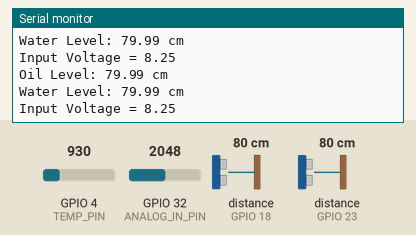
Recording of a program running on a simulated ESP32. Parts: the last lines printed to the serial monitor. Wiring (inferred from the names in the program): 2 × ultrasonic range finder: trigger GPIO 5, echo GPIO 18 / trigger GPIO 22, echo GPIO 23. The inputs (shaded band) are chosen by the test bench; at power-on: distance to the obstacle (sensors on GPIO 18, GPIO 23) 80 cm, GPIO 32 (ANALOG_IN_PIN) = 2048, GPIO 4 (TEMP_PIN) = 930. The echo pulse lasts 58.3 µs per cm; WiFi joins after 1.5 s; servers stay silent unless stated.

Above: at 3.0 s.
3.1 s: distance to the obstacle (sensor on GPIO 18) set to 2 cm
At 3.8 s:
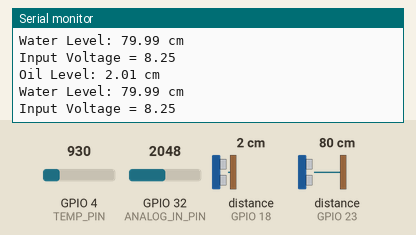
4.6 s: distance to the obstacle (sensor on GPIO 23) set to 2 cm
At 5.3 s:
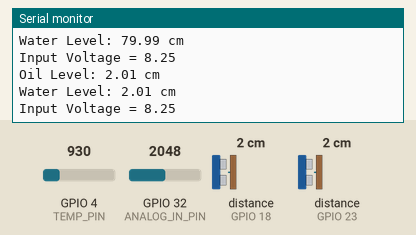
6.1 s: GPIO 32 (ANALOG_IN_PIN) set to 2866
At 6.8 s:
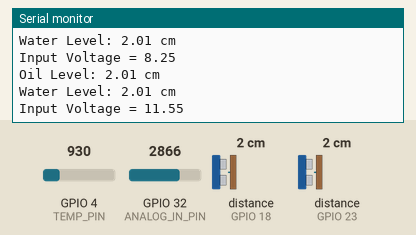
7.6 s: distance to the obstacle (sensor on GPIO 18) set to 4 cm
At 8.3 s:
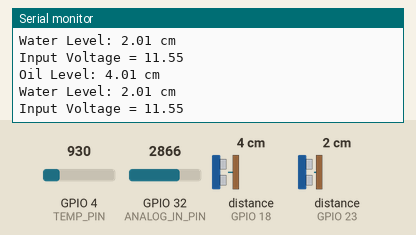
9.1 s: distance to the obstacle (sensor on GPIO 23) set to 4 cm
At 9.8 s:
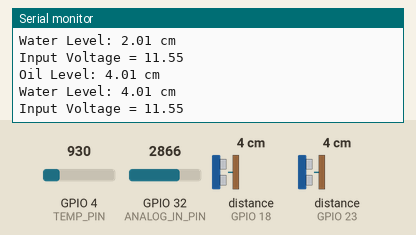
10.6 s: GPIO 32 (ANALOG_IN_PIN) set to 3972
At 11.3 s:
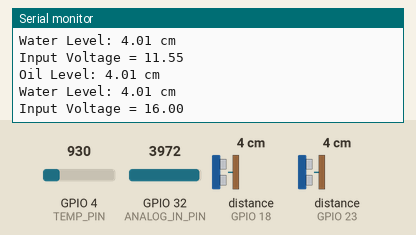
Timing chart, 0 to 13.1 s (numbered marks = the images above; inputs shaded):
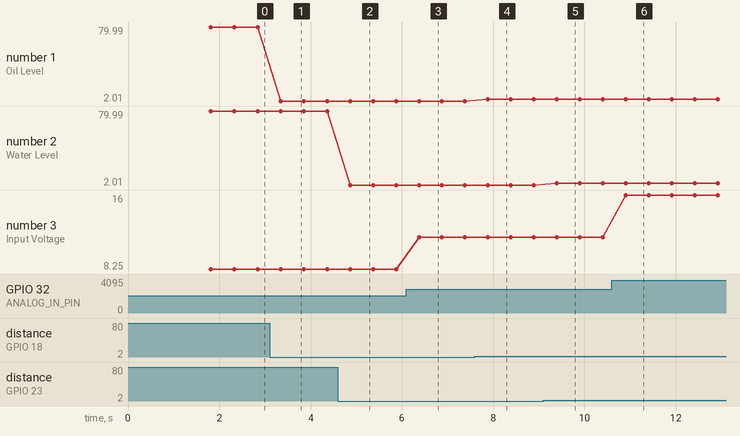

The program:

main.cpp
```cpp
#define BLYNK_TEMPLATE_ID ""
#define BLYNK_TEMPLATE_NAME "Vehicle Sensor System"
#define BLYNK_AUTH_TOKEN ""

// The ESP32 pin connected to the temperature sensor
#define TEMP_PIN 4

// ULTRASONIC SENSOR 1 (OIL LEVEL)
#define TRIG_PIN_1 5  // ESP32 pin GPIO5 connected to Ultrasonic Sensor's TRIG pin
#define ECHO_PIN_1 18 // ESP32 pin GPIO18 connected to Ultrasonic Sensor's ECHO pin

// ULTRASONIC SENSOR 2 (WATER LEVEL)
#define TRIG_PIN_2 22 // ESP32 pin GPIO22 connected to Ultrasonic Sensor's TRIG pin
#define ECHO_PIN_2 23 // ESP32 pin GPIO23 connected to Ultrasonic Sensor's ECHO pin

#define ANALOG_IN_PIN 32 // Voltage Sensor Pin

#include <WiFi.h>
#include <WiFiClient.h>
#include <BlynkSimpleEsp32.h>

char auth[] = ""; // Get this from the Blynk App
char ssid[] = ""; // Your WiFi SSID
char pass[] = ""; // Your WiFi password

float duration_us1, duration_us2, oilLevel, waterLevel;

float adc_voltage = 0.0; // Floats for ADC voltage & Input voltage
float in_voltage = 0.0;
float R1 = 30000.0; // Floats for resistor values in divider (in ohms)
float R2 = 7500.0;
float ref_voltage = 3.3; // Corrected Reference Voltage for ESP32 (0-3.3V)
int adc_value = 0;       // Integer for ADC value

void setup()
{
  Serial.begin(115200);
  Blynk.begin(auth, ssid, pass);

  // Configure the TRIGGER and ECHO pin to output mode
  pinMode(TRIG_PIN_1, OUTPUT);
  pinMode(ECHO_PIN_1, INPUT);

  pinMode(TRIG_PIN_2, OUTPUT);
  pinMode(ECHO_PIN_2, INPUT);
}

void loop()
{
  // TEMPERATURE
  int tempRaw = analogRead(TEMP_PIN);
  // Convert raw analog value to temperature (depends on sensor specifics)
  // Assuming TMP36 sensor: Temp in Celsius = (analogValue * 3.3 / 4095.0 - 0.5) * 100.0
  float temp = (tempRaw * 3.3 / 4095.0 - 0.5) * 100.0;

  // OIL LEVEL
  digitalWrite(TRIG_PIN_1, LOW);
  delayMicroseconds(2);
  digitalWrite(TRIG_PIN_1, HIGH);
  delayMicroseconds(10);
  digitalWrite(TRIG_PIN_1, LOW);
  duration_us1 = pulseIn(ECHO_PIN_1, HIGH); // Measure duration of pulse from ECHO pin
  oilLevel = (duration_us1 / 2.0) * 0.0343; // Calculate distance in cm

  // WATER LEVEL
  digitalWrite(TRIG_PIN_2, LOW);
  delayMicroseconds(2);
  digitalWrite(TRIG_PIN_2, HIGH);
  delayMicroseconds(10);
  digitalWrite(TRIG_PIN_2, LOW);
  duration_us2 = pulseIn(ECHO_PIN_2, HIGH);   // Measure duration of pulse from ECHO pin
  waterLevel = (duration_us2 / 2.0) * 0.0343; // Calculate distance in cm

  // BATTERY VOLTAGE
  adc_value = analogRead(ANALOG_IN_PIN);            // Read the Analog Input
  adc_voltage = (adc_value * ref_voltage) / 4095.0; // Determine voltage at ADC input
  in_voltage = adc_voltage / (R2 / (R1 + R2));      // Calculate voltage at divider input

  // Print distances and sensor values to the serial monitor
  Serial.print("Oil Level: ");
  Serial.print(oilLevel);
  Serial.println(" cm");

  Serial.print("Water Level: ");
  Serial.print(waterLevel);
  Serial.println(" cm");

  Serial.print("Input Voltage = ");
  Serial.println(in_voltage, 2);

  // Send sensor values to Blynk app
  Blynk.virtualWrite(V0, temp);       // Send temperature to Blynk app
  Blynk.virtualWrite(V1, oilLevel);   // Send oil level to Blynk app
  Blynk.virtualWrite(V2, waterLevel); // Send water level to Blynk app
  Blynk.virtualWrite(V3, in_voltage); // Send input voltage to Blynk app

  Blynk.run();
  delay(500); // Adjust delay as needed
}
```

Measured:
- after the input at 3.1 s, the serial monitor: prints a new line after 0.25 s (image 1)
- after the input at 4.6 s, the serial monitor: prints a new line after 0.27 s (image 2)
- after the input at 6.1 s, the serial monitor: prints a new line after 0.28 s (image 3)
- after the input at 7.6 s, the serial monitor: prints a new line after 0.28 s (image 4)
- after the input at 9.1 s, the serial monitor: prints a new line after 0.29 s (image 5)
- after the input at 10.6 s, the serial monitor: prints a new line after 0.31 s (image 6)
- plotted number 1: 79.99 → 2.01 after the input at 3.1 s, 2.01 → 4.01 after the input at 7.6 s
- plotted number 3: 8.25 → 11.55 after the input at 6.1 s, 11.55 → 16 after the input at 10.6 s
